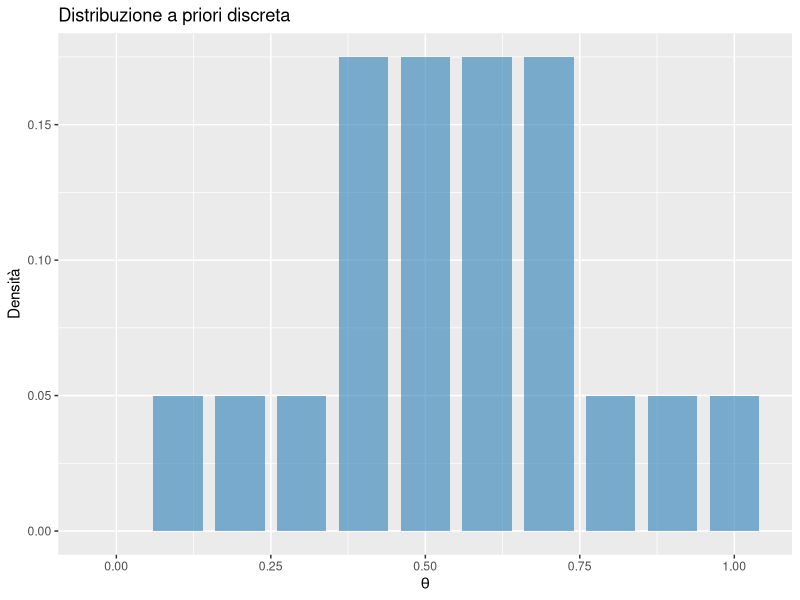
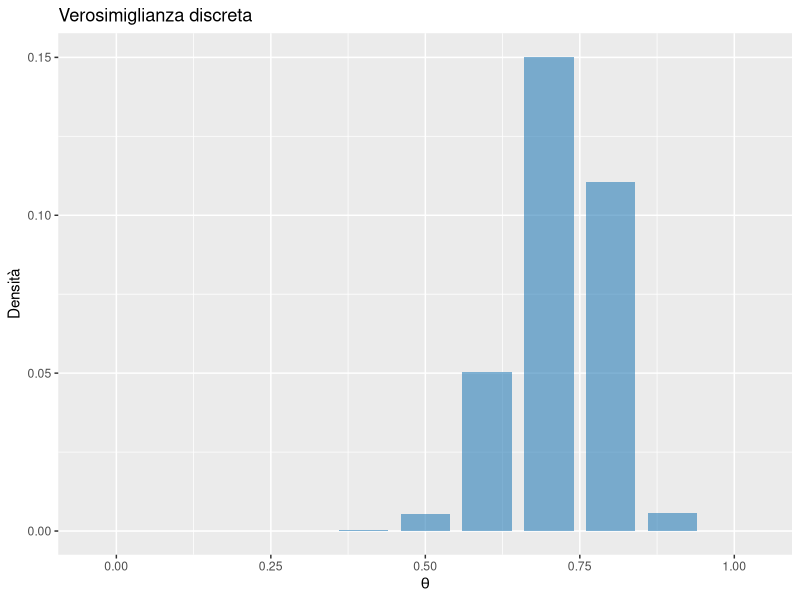
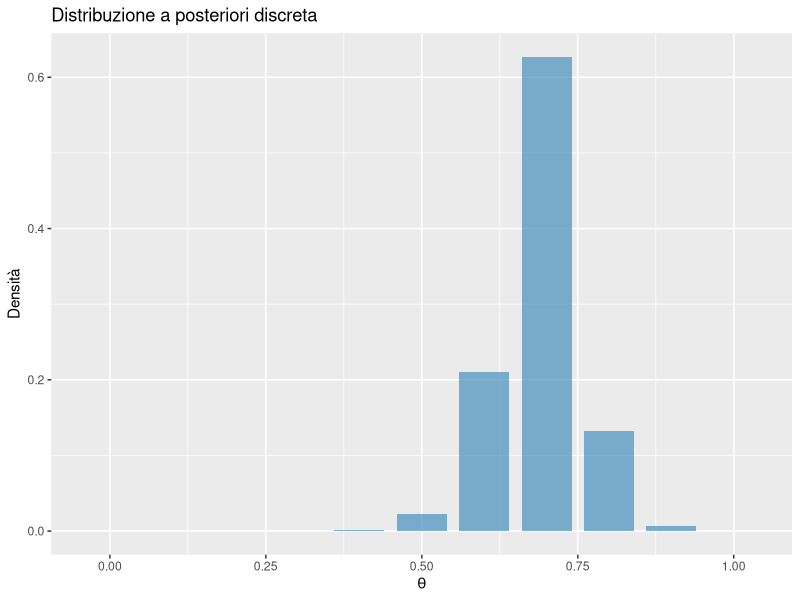
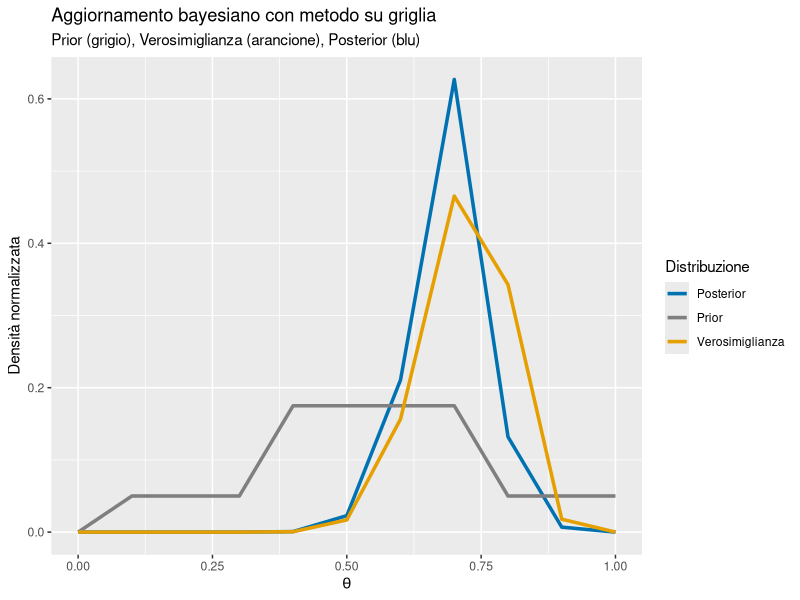
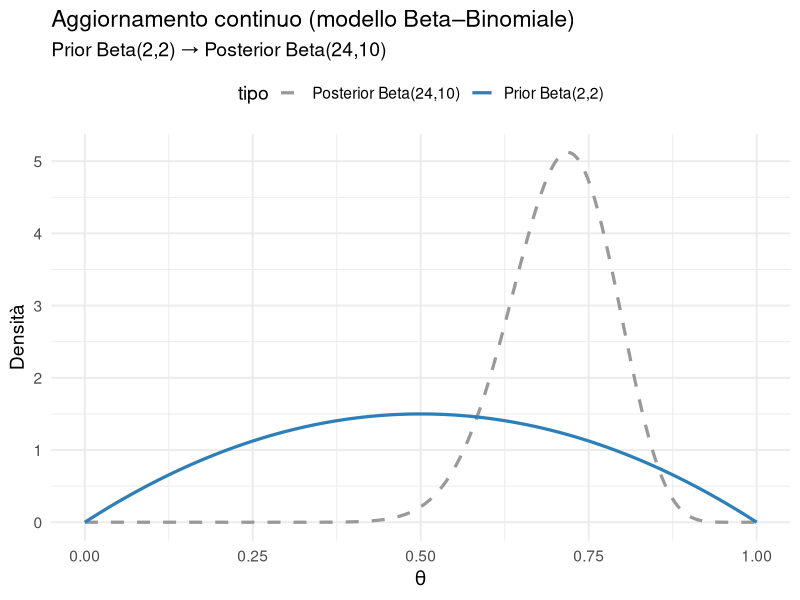
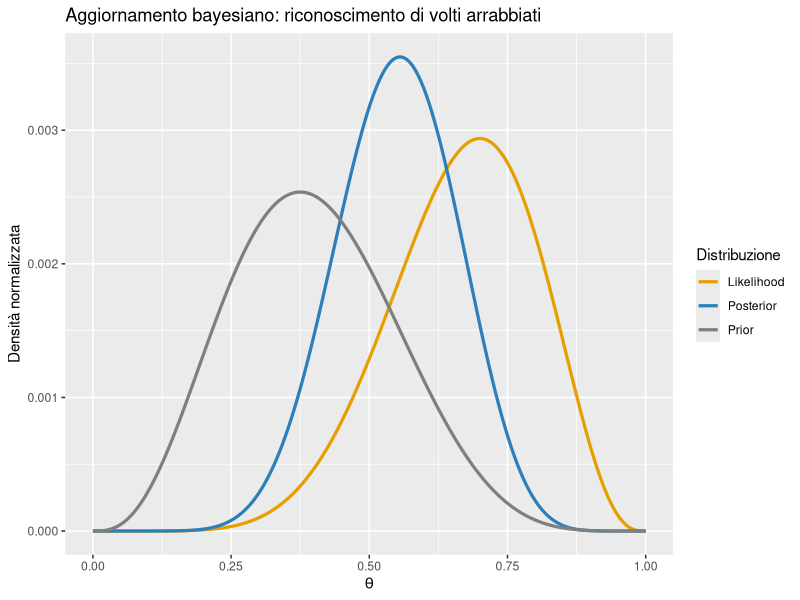

These charts were generated, in order, by the following R code:
## ---- chunk 1
#| label: setup
#| message: false
#| warning: false

library(ggplot2)
library(dplyr)
## ---- chunk 2
theta <- seq(0, 1, by = 0.1)
prior_informativo <- c(0, 0.05, 0.05, 0.05, 0.175, 0.175, 0.175, 0.175, 0.05, 0.05, 0.05)

tibble(theta, prior_informativo)
## ---- chunk 3
ggplot(data.frame(theta, prior_informativo),
       aes(x = theta, y = prior_informativo)) +
  geom_col(width = 0.08, fill = "#2c7fb8", alpha = 0.6) +
  labs(x = expression(theta), y = "Densità", 
       title = "Distribuzione a priori discreta")
## ---- chunk 4
y <- 22
n <- 30
verosimiglianza <- dbinom(y, size = n, prob = theta)
## ---- chunk 5
ggplot(data.frame(theta, verosimiglianza),
       aes(x = theta, y = verosimiglianza)) +
  geom_col(width = 0.08, fill = "#2c7fb8", alpha = 0.6) +
  labs(x = expression(theta), y = "Densità", 
       title = "Verosimiglianza discreta")
## ---- chunk 6
posteriori_non_norm <- verosimiglianza * prior_informativo
posteriori <- posteriori_non_norm / sum(posteriori_non_norm)
## ---- chunk 7
ggplot(data.frame(theta, posteriori),
       aes(x = theta, y = posteriori)) +
  geom_col(width = 0.08, fill = "#2c7fb8", alpha = 0.6) +
  labs(x = expression(theta), y = "Densità", 
       title = "Distribuzione a posteriori discreta")
## ---- chunk 8
media_post <- sum(theta * posteriori)
var_post   <- sum((theta - media_post)^2 * posteriori)
moda_post  <- theta[which.max(posteriori)]

c(media = media_post, varianza = var_post, moda = moda_post)
## ---- chunk 9
dati_plot <- tibble(
  theta = theta,
  Prior = prior_informativo / sum(prior_informativo),
  Verosimiglianza = verosimiglianza / sum(verosimiglianza),
  Posterior = posteriori
) |> 
  tidyr::pivot_longer(-theta, names_to = "Distribuzione", values_to = "Densità")

ggplot(dati_plot, aes(x = theta, y = Densità, color = Distribuzione)) +
  geom_line(linewidth = 1.2) +
  scale_color_manual(values = c("Prior" = "gray50", 
                                "Verosimiglianza" = "#E69F00", 
                                "Posterior" = "#0072B2")) +
  labs(
    x = expression(theta),
    y = "Densità normalizzata",
    title = "Aggiornamento bayesiano con metodo su griglia",
    subtitle = "Prior (grigio), Verosimiglianza (arancione), Posterior (blu)"
  ) 
## ---- chunk 10
alpha <- 2
beta  <- 2

alpha_post <- alpha + y
beta_post  <- beta + n - y

alpha_post; beta_post
## ---- chunk 11
theta_vals <- seq(0, 1, length.out = 200)
df <- tibble(
  theta = rep(theta_vals, 2),
  densita = c(dbeta(theta_vals, alpha, beta),
              dbeta(theta_vals, alpha_post, beta_post)),
  tipo = rep(c("Prior Beta(2,2)", "Posterior Beta(24,10)"), each = length(theta_vals))
)

ggplot(df, aes(x = theta, y = densita, color = tipo, linetype = tipo)) +
  geom_line(linewidth = 1.1) +
  scale_color_manual(values = c("gray60", "#2c7fb8")) +
  scale_linetype_manual(values = c("dashed", "solid")) +
  labs(
    x = expression(theta),
    y = "Densità",
    title = "Aggiornamento continuo (modello Beta–Binomiale)",
    subtitle = "Prior Beta(2,2) → Posterior Beta(24,10)"
  ) +
  theme_minimal(base_size = 14) +
  theme(legend.position = "top")
## ---- chunk 12
theta <- seq(0, 1, length.out = 1000)
prior <- dbeta(theta, 4, 6)
likelihood <- dbinom(7, size = 10, prob = theta)

posterior <- prior * likelihood
posterior <- posterior / sum(posterior)

post_mean <- sum(theta * posterior)
hdi <- quantile(sample(theta, 10000, replace = TRUE, prob = posterior),
                probs = c(0.03, 0.97))

c(media_posteriori = post_mean, intervallo_credibile_94 = hdi)
## ---- chunk 13
df <- tibble(
  theta,
  Prior = prior / sum(prior),
  Likelihood = likelihood / sum(likelihood),
  Posterior = posterior
) |>
  tidyr::pivot_longer(-theta, names_to = "Distribuzione", values_to = "Densità")

ggplot(df, aes(x = theta, y = Densità, color = Distribuzione)) +
  geom_line(linewidth = 1.1) +
  scale_color_manual(values = c("Prior" = "gray50", "Likelihood" = "#E69F00", "Posterior" = "#2c7fb8")) +
  labs(
    title = "Aggiornamento bayesiano: riconoscimento di volti arrabbiati",
    x = expression(theta), y = "Densità normalizzata"
  ) 
